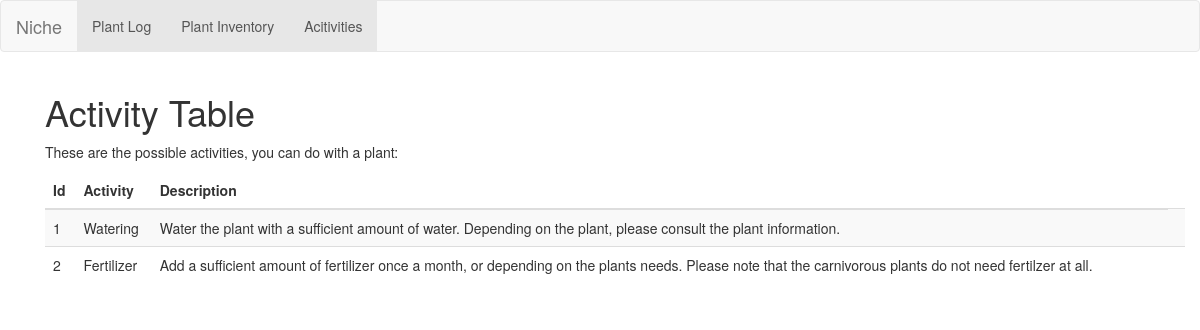
The page /houseplants/activities on the database as committed earlier.
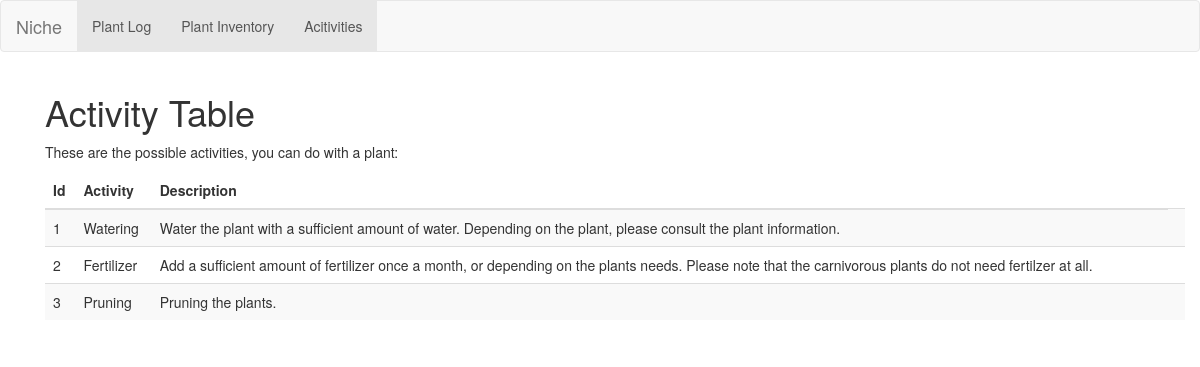
The same page on the database as committed later.
### houseplants/models.py (models this page shows, shortened)
class Activity(models.Model):
    name = models.TextField(default=" ", max_length=50)
    description = models.TextField(default="Activity Description", max_length=200)

### houseplants/views.py (the view)
# urls.py: path('activities', views.activities, name='activities'),
def activities(request):
    activity_list = Activity.objects.order_by('id')
    context = {
        'activity_list': activity_list
        }
    return render(request, 'houseplants/activities.html', context)

### houseplants/templates/houseplants/activities.html
{% extends "houseplants/base.html" %}
{% block content %}
{% if activity_list %}
<div class="container">
<h1>Activity Table</h1>
  <p>These are the possible activities, you can do with a plant:</p>
  <table class="table table-striped">
    <thead>
      <tr>
        <th>Id</th>
        <th>Activity</th>
        <th>Description</th>
      </tr>
    </thead>
    <tbody>
    {% for activity in activity_list %}
      <tr>
        <td>{{ activity.id }}</td>
        <td>{{ activity.name }}</td>
        <td>{{ activity.description }}<td>
      </tr>
    {% endfor %}
    </tbody>
  </table>
</div>
{% else %}
    <p>No activities available.</p>
{% endif %}
{% endblock content %}

Rows that differ between the two databases and show on the page:
added Activity: id "3", name "Pruning", description "Pruning the plants."
